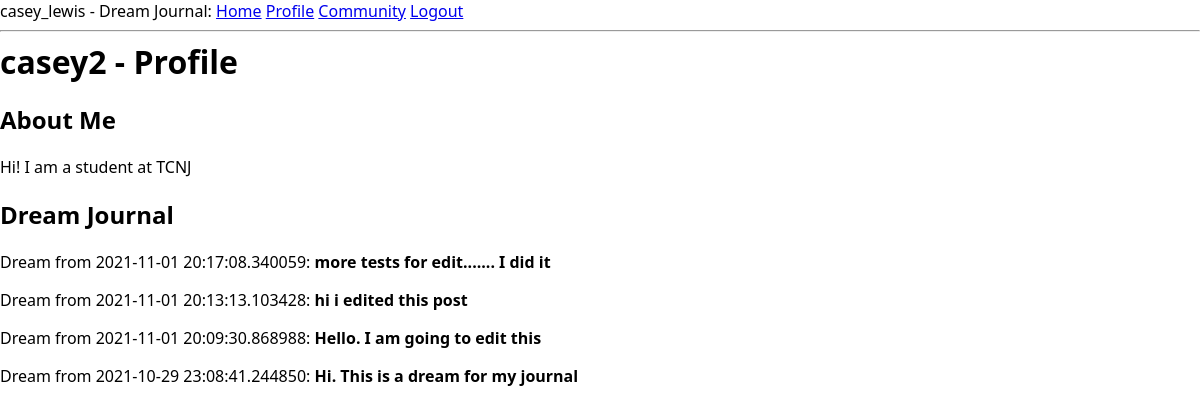
Screenshot of /profile/4 (signed in) with the database file from the repository.
### app/models.py (models this page shows, shortened)
class User(UserMixin, db.Model):
    id = db.Column(db.Integer, primary_key=True)
    username = db.Column(db.String(64), index=True, unique=True)
    about_me = db.Column(db.String(140))
    email = db.Column(db.String(120), index=True, unique=True)
    password_hash = db.Column(db.String(128))
    posts = db.relationship('Post', backref='author', lazy='dynamic')

class Post(db.Model):
    id = db.Column(db.Integer, primary_key=True)
    body = db.Column(db.String(140))
    timestamp = db.Column(db.DateTime, index=True, default=datetime.utcnow)
    user_id = db.Column(db.Integer, db.ForeignKey('user.id'))

### app/routes.py (the view)
@app.route('/profile/<int:id>')
@login_required
def profile_page(id):
    this_user = User.query.get_or_404(id)
    posts = this_user.posts.all()
    return render_template("profile.html", title='Profile Page', usr=this_user, posts=posts)

### app/models.py (called while the page is built)
@login.user_loader
def load_user(id):
    return User.query.get(int(id))

### app/templates/profile.html (shortened to what this page needs)
{% extends "base.html" %}
{% block content %}
    <h1>{{ usr.username }} - Profile</h1>
    <h2>About Me</h2>
    {% if usr.about_me %}
    <p>{{ usr.about_me }}</p>
    {% else %}
    <p>This About Me has not been set up yet!</p>
    {% endif %}
    <h2>Dream Journal</h2>
    {% if posts %}
        {% for post in posts | reverse %}
        <div><p>Dream from {{ post.timestamp }}: <b>{{ post.body }}</b></p></div>
        {% endfor %}
    {% else %}
    <p>No posts yet!</p>
    {% endif %}
{% endblock %}

### app/templates/base.html (shortened to what this page needs)
<html>
    <head>
        <link rel="stylesheet" href="{{ url_for('static', filename='style.css') }}">
    </head>
    <body>
        <div>
            {% if current_user.is_anonymous %}
            Dream Journal:
            <a href="{{ url_for('index') }}">Home</a>
            <a href="{{ url_for('login') }}">Login</a>
            {% else %}
            {{ current_user.username }} - Dream Journal:
            <a href="{{ url_for('index') }}">Home</a>
            <a href="{{ url_for('profile_page', id = current_user.id) }}">Profile</a>
            <a href="{{ url_for('community_page') }}">Community</a>
            <a href="{{ url_for('logout') }}">Logout</a>
            {% endif %}
        </div>
        <hr>
        {% block content %}{% endblock %}
    </body>
</html>

### app/static/style.css (style rules this page uses)
* { box-sizing: border-box; }
html, body { margin: initial; padding: initial; font-family: system-ui, -apple-system, sans-serif; }
:root { --note-color-bg: hsla(49, 100%, 80%, 1); --ui-border-color: hsla(0, 0%, 40%, 1); --ui-action-new-fg: hsla(202, 86%, 30%, 1); --ui-action-new-bg: hsla(202, 29%, 94%, 1); --ui-action-neutral-fg: hsla(60, 5%, 22%, 1); --ui-action-neutral-bg: hsla(60, 5%, 94%, 1); --ui-action-warning-fg: hsla(0, 75%, 42%, 1); --ui-action-warning-bg: hsla(0, 20%, 94%, 1); }
h1 { margin: 0; flex: 1 0 auto; }

### rows the page displays
User: username "casey_lewis"
User: username "casey2", about_me "Hi! I am a student at TCNJ"
Post: timestamp "2021-11-01 20:17:08.340059", body "more tests for edit....... I did it"
Post: timestamp "2021-11-01 20:13:13.103428", body "hi i edited this post"
Post: timestamp "2021-11-01 20:09:30.868988", body "Hello. I am going to edit this"
Post: timestamp "2021-10-29 23:08:41.244850", body "Hi. This is a dream for my journal"
